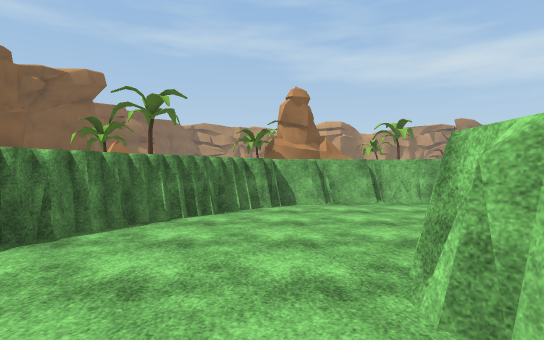
view 1 (above)

16 first-person views from a walk through a scene from a Unity 3-D project. The camera is 1.5 m above the floor, looks level and sees 80° across. The floor is counted in squares, 2 m on a side. Each view is taken from the middle of a square. On the plan, view 1 faces up. The plan holds only what a view shows up to about 11 squares ahead; the rest is blank. The place goes on beyond the plan. The player is left out. Surface patterns are stand-ins for the level's own textures.

view 2
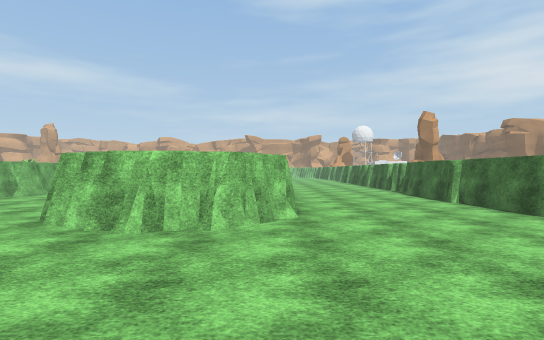

view 3
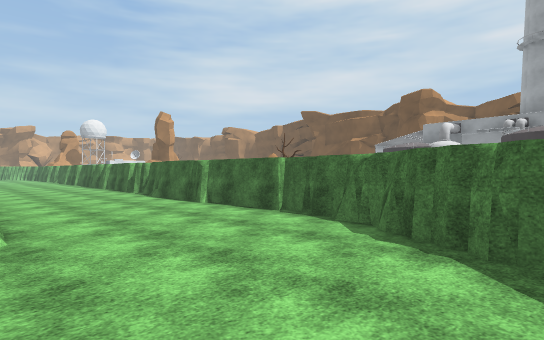

view 4
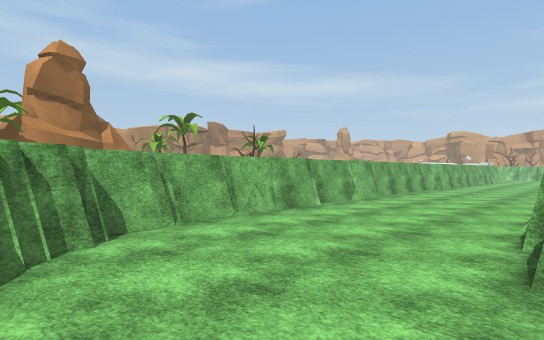

view 5
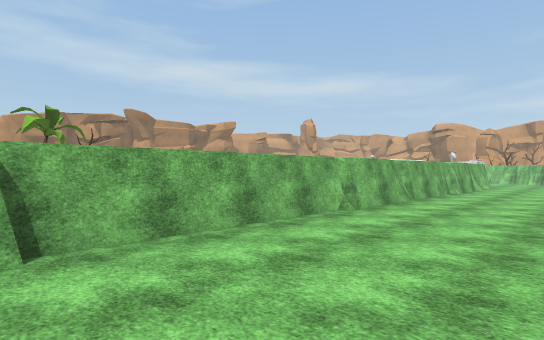

view 6
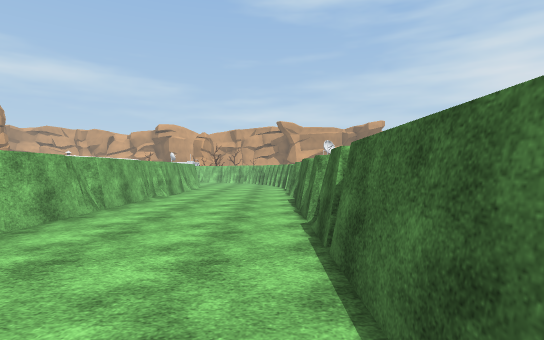

view 7
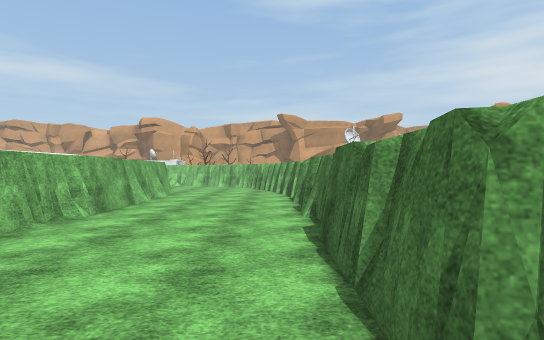

view 8
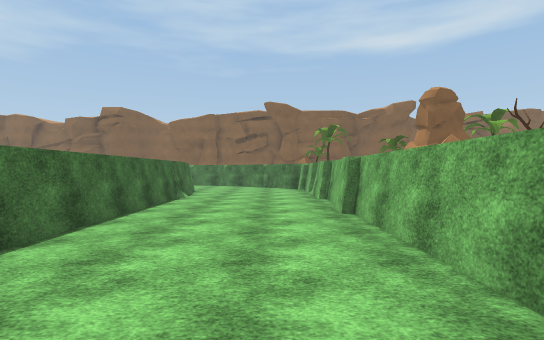

view 9
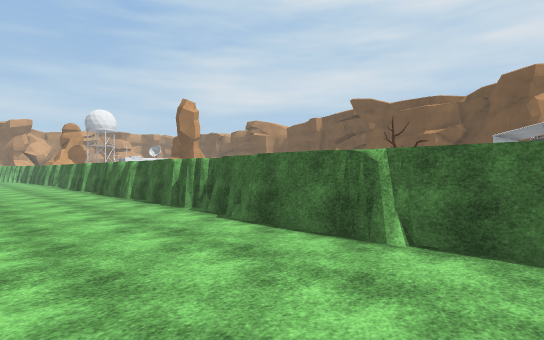

view 10
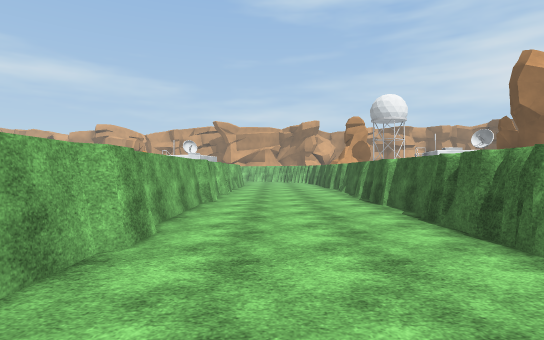

view 11
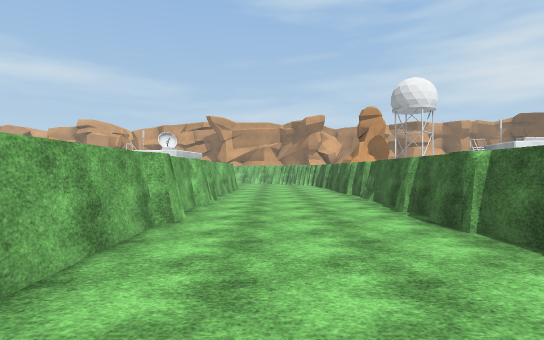

view 12
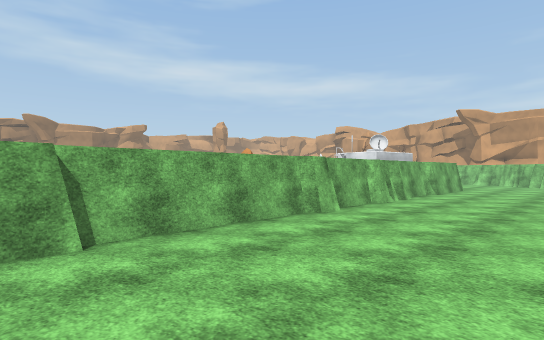

view 13
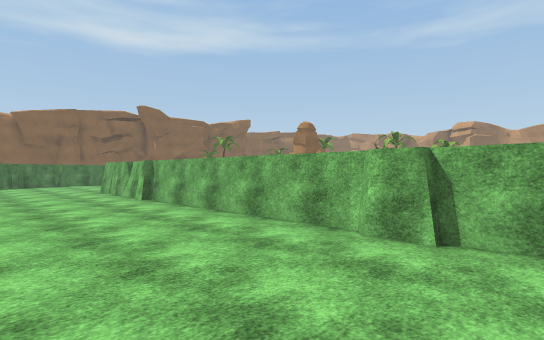

view 14
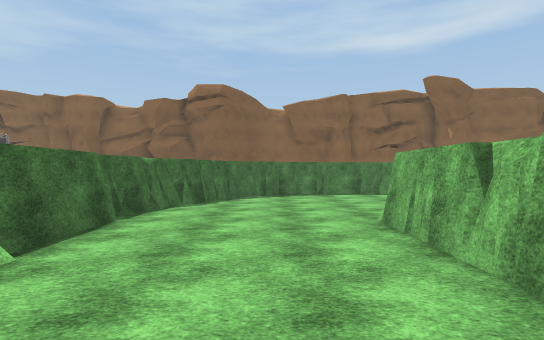

view 15
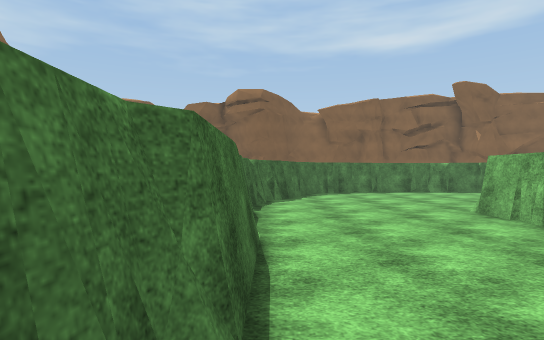

view 16
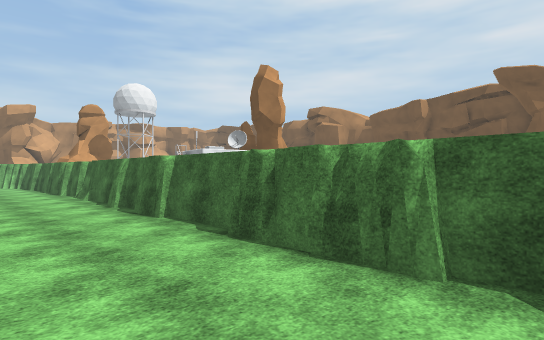

### Floor plan
Points are (right, up) in squares from view 1. A wall is a line through its corners. A room is listed if a view was taken in it or the views show most of it. See-through windows are left out.
Room 1 (views 1, 2, 3, 4, 5, 6, 7, 8, 9, 10, 11, 12, 13, 14, 15, 16)
walls: (12.9, -0.5) (12.1, -0.5) (11.9, -0.3) (5.9, -0.3); (10.9, -4.5) (16.9, -4.5); (12, -4.4) (12.8, -4.6); (10.9, -4.6) (12, -4.6); (12.2, -4.6) (13.1, -4.6); (8.6, -4.5) (10.6, -4.5); (8.4, -4.6) (9, -4.6); (14.2, -4.6) (16, -4.6); (13.7, 3.4) (16.6, 3.4); (7.1, -4.5) (8.1, -4.5); (16.5, -0.3) (12.6, -0.3); (14.4, 3.4) (14.9, 3.3); (14.6, 3.3) (15.1, 3.2); (5.2, -0.3) (2.4, -0.3) (1.9, 0.2); (17.1, -0.5) (16.5, -0.5); (17.1, -4.5) (18.2, -4.5); (17.1, -4.6) (18.1, -4.6); (17.6, 3.4) (19, 3.4); (17.9, 3.1) (18.6, 3.3); (19, -0.3) (17.2, -0.3); (18.5, -4.6) (20.6, -4.6); (12.4, 7.5) (7.2, 7.5); (19.8, -0.5) (18.9, -0.5); (2.2, -0.3) (1, 0.8); (20.2, -0.6) (19.8, -0.2); (2.7, 3.4) (13.1, 3.4); (19.9, -4.6) (20.4, -4.6); (6.5, 7.5) (4.5, 7.5); (1.3, 0.5) (1.3, 1.1) (0.8, 1.6); (16.5, 7.3) (12.2, 7.3); (1.1, 1.1) (1.1, 2.4); (1.5, -4.5) (4.5, -4.5); (1.5, -4.6) (2.4, -4.6); (1.5, 2.6) (1.5, 3.4); (1.3, 2.2) (1.3, 2.8); (4.6, 7.3) (3.5, 7.3); (20.7, 3.3) (21.1, 3.4); (21.1, -4.6) (22.2, -4.6); (22.4, -0.3) (20.6, -0.3); (22, -4.5) (23.7, -4.5); (3, 7.5) (2.2, 7.5); (-0.5, -3.8) (0.3, -4.1); (22, 3.4) (23, 3.4); (2.4, 7.3) (1, 7.3); (-0.9, -3.7) (-0.1, -3.7); (20.3, 7.1) (18.4, 7.1); (1.3, 7) (-0.1, 7); (1.4, 7.2) (0.8, 7.1); (-1.4, -3.4) (-0.8, -3.4) (0, -4.2) (0.5, -4.2); (24.1, -0.5) (22.2, -0.5); (0, 6.5) (-0.8, 6.5); (-0.5, 6.1) (-1.1, 6.1) (-1.1, 5.4) (-1.8, 5.4) (-1.8, 4.6); (21.9, 7.3) (20.4, 7.3); (-2.8, -2.2) (-1.8, -3.2) (-1.3, -3.2); (-2.9, -0.5) (-2.9, -1.7) (-2.4, -2.2); (-1.5, 5.5) (-1.5, 5) (-2, 5); (-3.1, -0.5) (-3.1, -1.1) (-2.8, -1.5); (-2.6, 4.1) (-2.6, 3.4); (-2.9, 3.4) (-2.9, 1.5); (23.4, 7.3) (22, 7.3)
low walls: (18.6, -4.5) (19.7, -4.5)

Where each view was taken, in squares from view 1:
view 1: 0 up, 0 right, facing up
view 2: 0 up, 3 left, facing right
view 3: 0 up, 2 left, facing down-right
view 4: 3 up, 1 left, facing up-right
view 5: 4 up, 7 right, facing up-right
view 6: 4 up, 9 right, facing right
view 7: 4 up, 13 right, facing right
view 8: 6 up, 13 right, facing left
view 9: 1 down, 3 right, facing down-right
view 10: 2 down, 9 right, facing right
view 11: 2 down, 12 right, facing right
view 12: 4 down, 12 right, facing up-right
view 13: 4 down, 14 right, facing up-left
view 14: 2 down, 7 right, facing left
view 15: 4 down, 8 right, facing left
view 16: 2 down, 11 right, facing down-right
